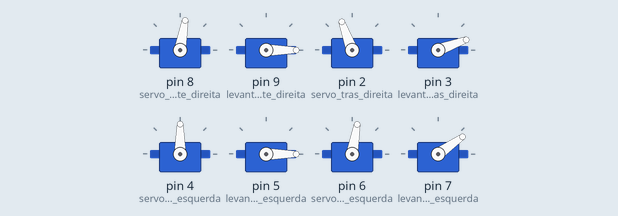
The sketch below on a simulated Arduino Uno, built with avr-gcc and run on an emulated ATmega328P. On the bench: 8 × servo.

Above: at 1.55 s.
At 1.9 s:
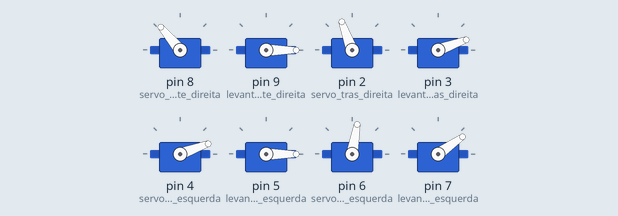
At 2.05 s:
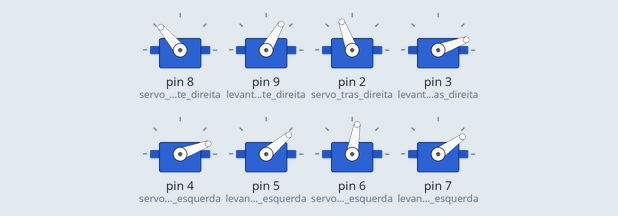
At 2.25 s:
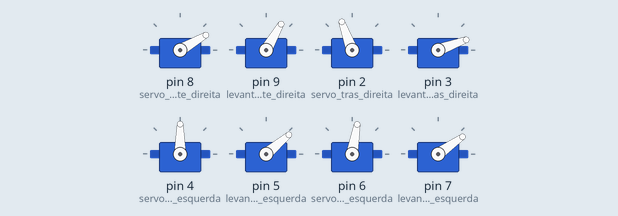
At 2.6 s:
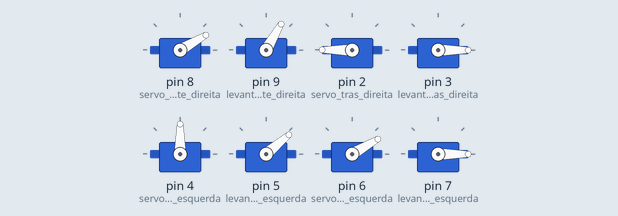
At 3.0 s:
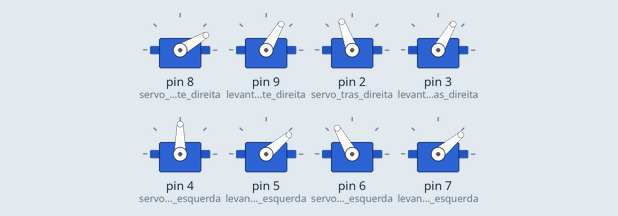
Timing chart, 0 to 5.0 s (numbered marks = the images above):
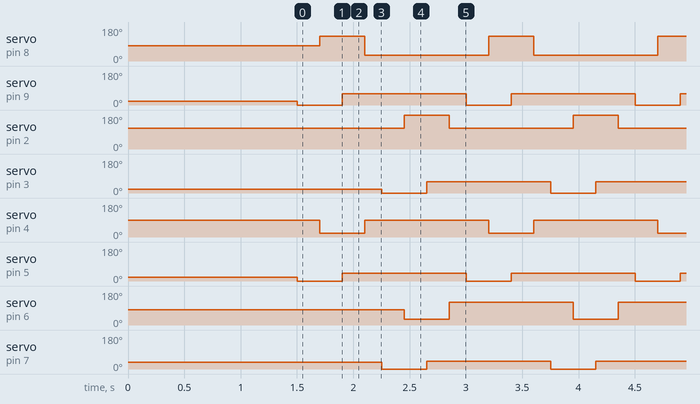

The sketch:

ANDAR1.ino
```cpp
#include <Servo.h>

//definição dos servos
Servo servo_frente_direita;
Servo levanta_frente_direita;
Servo servo_tras_direita;
Servo levanta_tras_direita;
Servo servo_tras_esquerda;
Servo levanta_tras_esquerda;
Servo servo_frente_esquerda;
Servo levanta_frente_esquerda;

void setup() {
  //ativação dos servos motores
  servo_frente_direita.attach(8);
  levanta_frente_direita.attach(9);
  servo_tras_direita.attach(2);
  levanta_tras_direita.attach(3);
  servo_tras_esquerda.attach(4);
  levanta_tras_esquerda.attach(5);
  servo_frente_esquerda.attach(6);
  levanta_frente_esquerda.attach(7);


  //movimentação para posição inicial de cada servo

  //posições iniciais dos servos 8/9/2/3
  servo_frente_direita.write(80);
  levanta_frente_direita.write(20);

  servo_tras_direita.write(110);
  levanta_tras_direita.write(20);

  //posições iniciais dos servos 6/7/4/5
  servo_frente_esquerda.write(80);
  levanta_frente_esquerda.write(35);

  servo_tras_esquerda.write(90);
  levanta_tras_esquerda.write(20);
  delay(1500);
}

void loop() {

// par 8 e 9; par 4 e 5
//servo 8: servo_frente_direita
//servo 4: servo_tras_esquerda

//servo 9: levanta_frente_direita
//servo 5: levanta_tras_esquerda

  //levantar servos para dar os passos
  levanta_frente_direita.write(0);
  levanta_tras_esquerda.write(0);
  delay(200);
  servo_frente_direita.write(130);
  servo_tras_esquerda.write(20);
  delay(200);
  levanta_frente_direita.write(60);
  levanta_tras_esquerda.write(40);
  delay(200);
  servo_frente_direita.write(30);
  servo_tras_esquerda.write(90);
  delay(150);

 // par 6 e 7; par 2 e 3
//servo 6: servo_frente_esquerda
//servo 2: servo_tras_direita

//servo 7: levanta_frente_esquerda
//servo 3: levanta_tras_direita

  //levantar servos para dar os passos
  levanta_frente_esquerda.write(0);
  levanta_tras_direita.write(0);
  delay(200);
  servo_frente_esquerda.write(30);
  servo_tras_direita.write(180);
  delay(200);
  levanta_frente_esquerda.write(40);
  levanta_tras_direita.write(60);
  delay(200);
  servo_frente_esquerda.write(120);
  servo_tras_direita.write(110);
  delay(150);
}
```

Measured:
- by itself, servo on pin 8 (servo_frente_direita): alternates 130° for 0.40 s and 30° for 1.1 s
- by itself, servo on pin 9 (levanta_frente_direita), servo on pin 3 (levanta_tras_direita): alternates 60° for 1.1 s and 0° for 0.40 s
- by itself, servo on pin 2 (servo_tras_direita): alternates 180° for 0.40 s and 110° for 1.1 s
- by itself, servo on pin 4 (servo_tras_esquerda): alternates 90° for 1.1 s and 20° for 0.40 s
- by itself, servo on pin 5 (levanta_tras_esquerda), servo on pin 7 (levanta_frente_esquerda): alternates 40° for 1.1 s and 0° for 0.40 s
- by itself, servo on pin 6 (servo_frente_esquerda): alternates 120° for 1.1 s and 30° for 0.40 s
